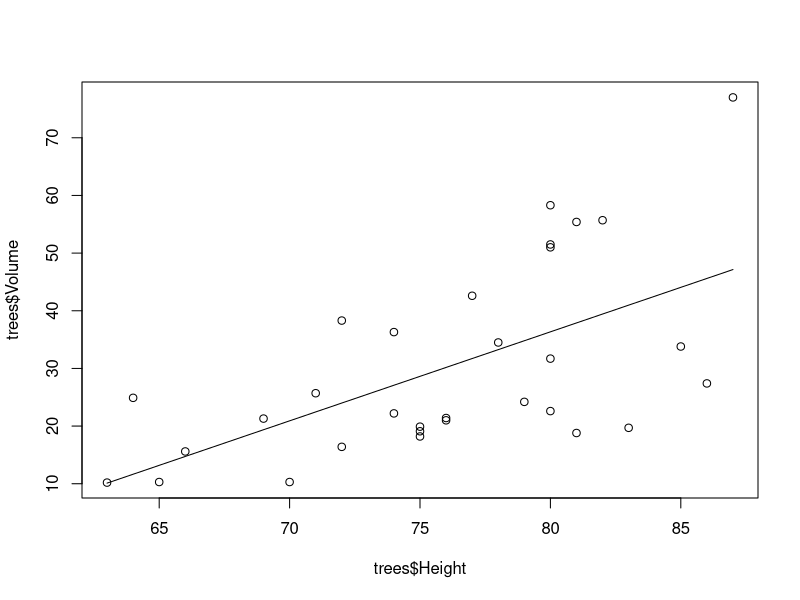
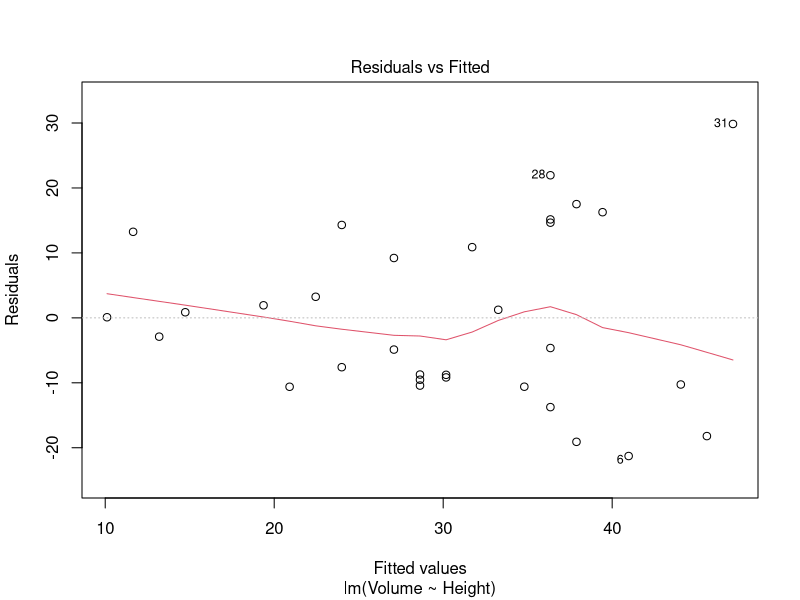
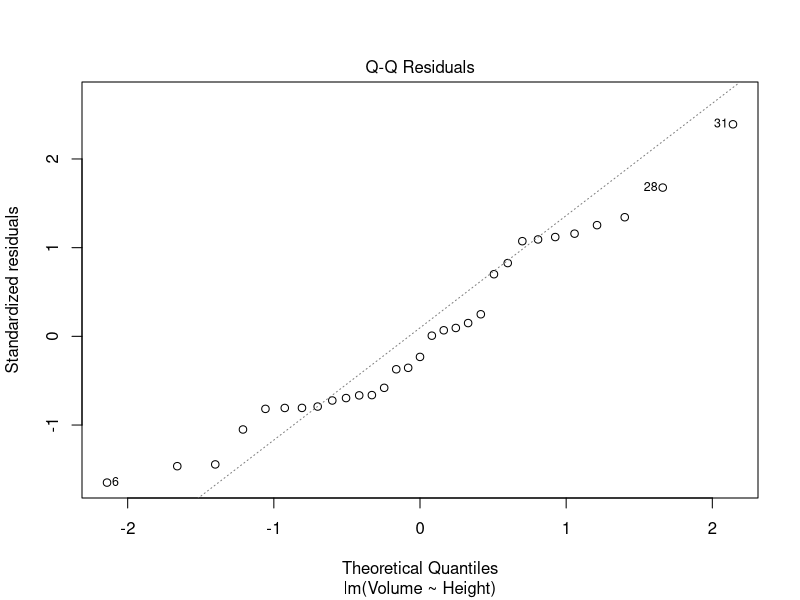
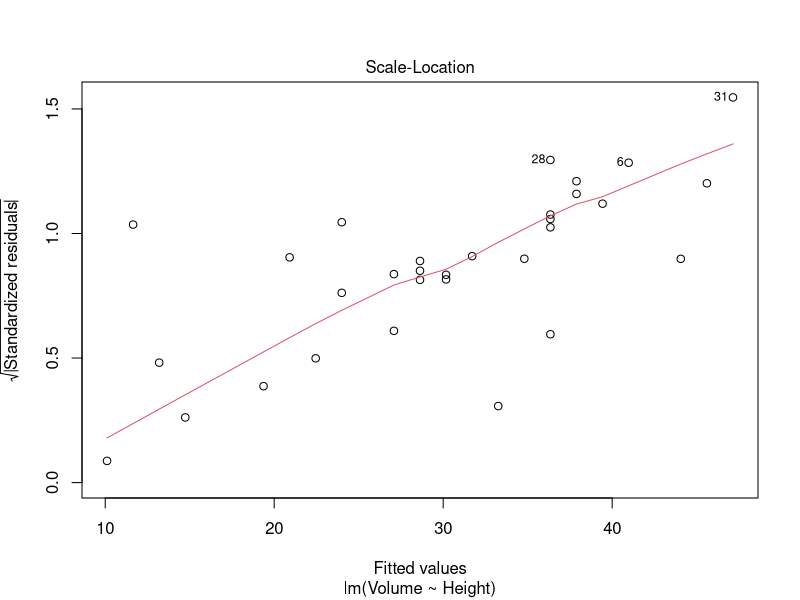
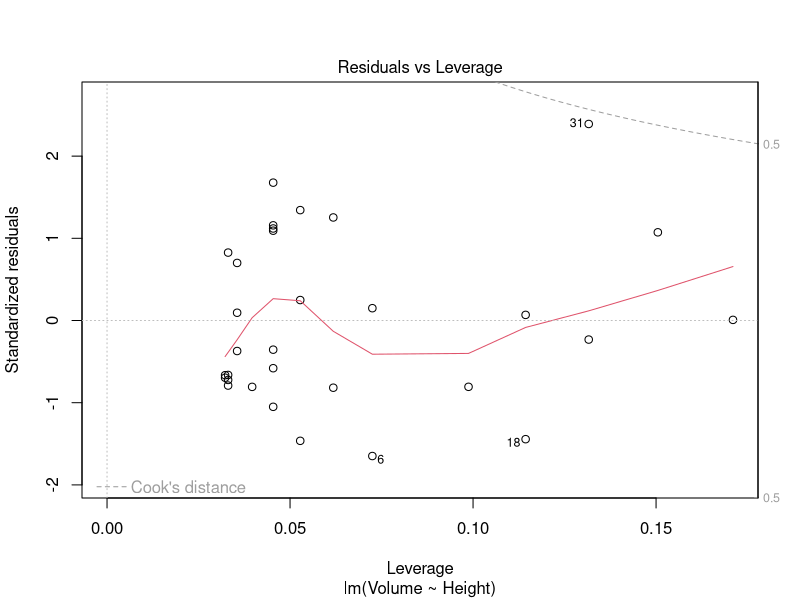
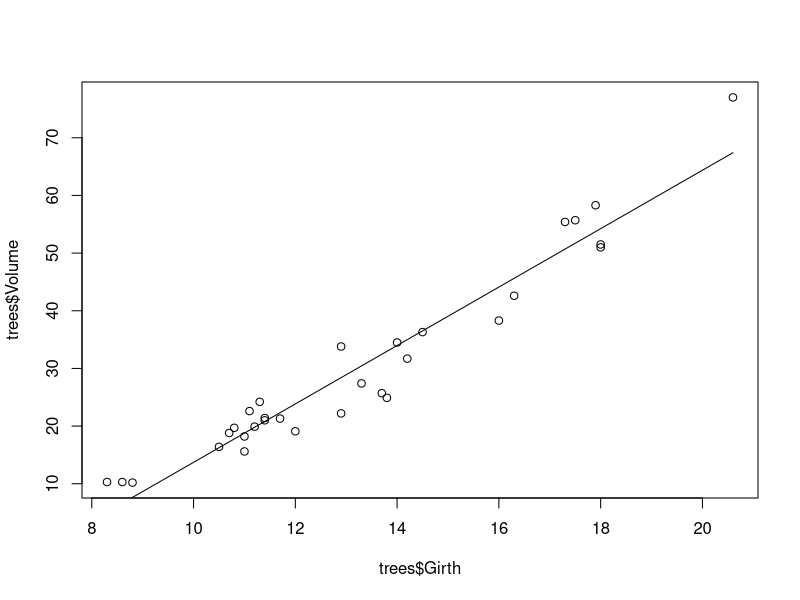
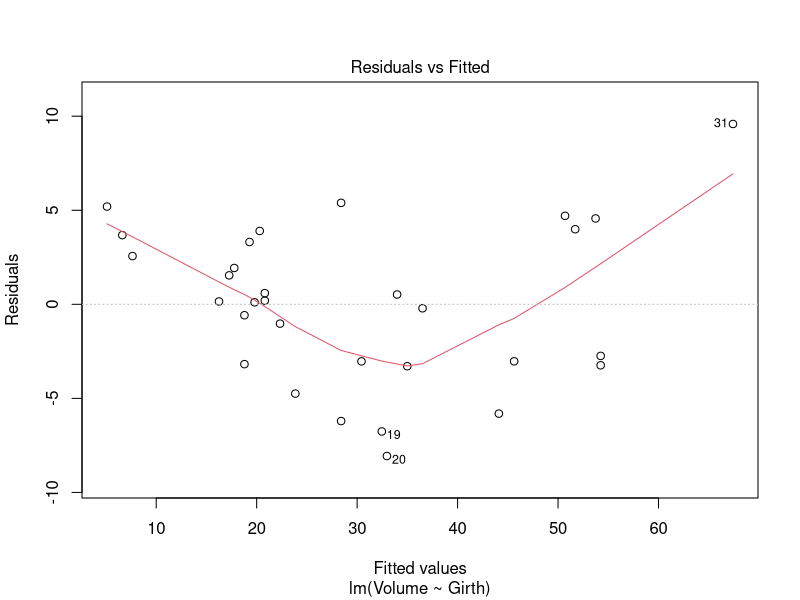
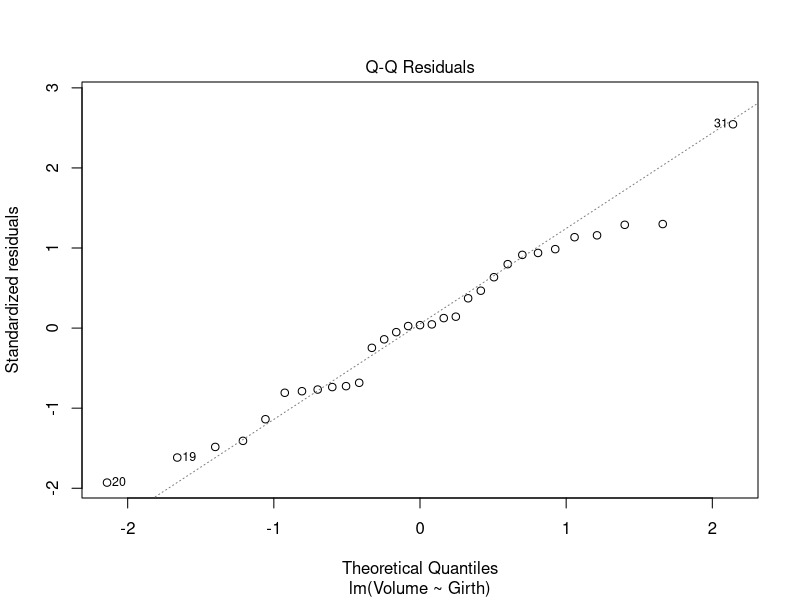

The R script that drew these images, in order:
## ---- chunk 1
knitr::opts_chunk$set(echo = TRUE)
## ---- chunk 2
# load dataset
trees

# create linear model -- the two expressions below are equivalent
# tree_lm = lm(trees$Volume ~ trees$Height)
tree_lm = lm(Volume ~ Height, data = trees)
summary(tree_lm)
## ---- chunk 3
# plot height by volume and the regression line
plot(trees$Height, trees$Volume)
lines(trees$Height, predict.lm(tree_lm))

# look at various plots for the model
plot(tree_lm)
## ---- chunk 4
# create linear model -- the two expressions below are equivalent
# tree_lm = lm(trees$Volume ~ trees$Height)
tree_lm = lm(Volume ~ Girth, data = trees)
summary(tree_lm)
## ---- chunk 5
# plot height by volume and the regression line
plot(trees$Girth, trees$Volume)
lines(trees$Girth, predict.lm(tree_lm))

# look at various plots for the model
plot(tree_lm)
## ---- chunk 6
## ============================================================= ##
# try a log transformation of Height
tree_lm_sqr = lm(sqrt(Volume) ~ Girth, data = trees)
summary(tree_lm_sqr)
plot(tree_lm_sqr)
plot(trees$Girth, sqrt(trees$Volume))
lines(trees$Girth, predict.lm(tree_lm_sqr))
## ---- chunk 7
range_predict = seq(from=0, to=25, by=1)

tree_lm_sqr_predict = predict.lm(tree_lm_sqr, newdata = data.frame(Girth=range_predict), interval="confidence")

## ---- chunk 8
library(ggplot2)
library(reshape2)

tree_predict.melt = melt(tree_lm_sqr_predict)

ggplot(data = tree_predict.melt, 
       aes(x=Var1, y=value, group=Var2)) + geom_line(aes(color=Var2))
